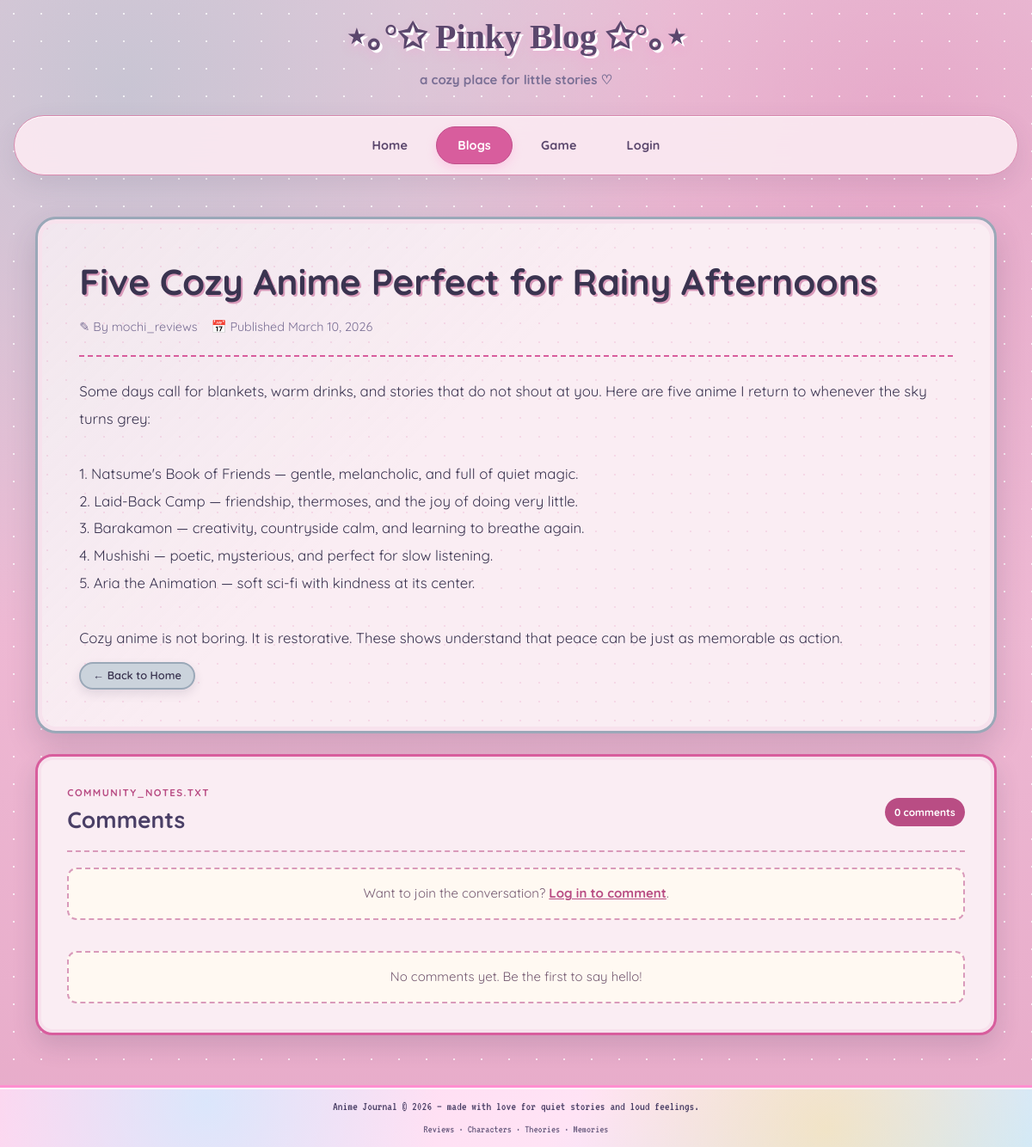
Screenshot of /view.php?id=2 with the database file from the repository.
### tables this page shows
CREATE TABLE IF NOT EXISTS blogPost (
    id INT AUTO_INCREMENT PRIMARY KEY,
    user_id INT NOT NULL,
    title VARCHAR(200) NOT NULL,
    content TEXT NOT NULL,
    thumbnail VARCHAR(255) DEFAULT NULL,
    created_at TIMESTAMP DEFAULT CURRENT_TIMESTAMP,
    updated_at TIMESTAMP DEFAULT CURRENT_TIMESTAMP ON UPDATE CURRENT_TIMESTAMP,
    CONSTRAINT fk_blog_user
        FOREIGN KEY (user_id) REFERENCES user(id)
        ON DELETE CASCADE
        ON UPDATE CASCADE
);

CREATE TABLE IF NOT EXISTS user (
    id INT AUTO_INCREMENT PRIMARY KEY,
    username VARCHAR(50) NOT NULL UNIQUE,
    email VARCHAR(100) NOT NULL UNIQUE,
    password VARCHAR(255) NOT NULL,
    role VARCHAR(20) NOT NULL DEFAULT 'user',
    profile_image VARCHAR(255) DEFAULT NULL,
    cover_image VARCHAR(255) DEFAULT NULL,
    description TEXT DEFAULT NULL,
    discord VARCHAR(255) DEFAULT NULL,
    youtube VARCHAR(255) DEFAULT NULL,
    x_link VARCHAR(255) DEFAULT NULL,
    spotify VARCHAR(255) DEFAULT NULL
);

### includes/auth.php (called while the page is built, shortened)
<?php
function isLoggedIn(): bool
{
    return isset($_SESSION['user_id']);
}
function e(string $value): string
{
    return htmlspecialchars($value, ENT_QUOTES, 'UTF-8');
}
function formatDate(string $date): string
{
    return date('F j, Y', strtotime($date));
}

### view.php (the view, shortened to what this page needs)
<?php
require_once __DIR__ . '/includes/db.php';
require_once __DIR__ . '/includes/header.php';
$blogId = isset($_GET['id']) ? (int) $_GET['id'] : 0;
$stmt = $conn->prepare(
    'SELECT b.id, b.title, b.content, b.created_at, b.updated_at, b.user_id, u.username
     FROM blogPost b
     JOIN user u ON b.user_id = u.id
     WHERE b.id = ?'
);
$stmt->bind_param('i', $blogId);
$stmt->execute();
$blog = $stmt->get_result()->fetch_assoc();
$stmt = $conn->prepare(
    'SELECT c.comment, c.created_at, u.username, u.profile_image
     FROM blogComment c
     JOIN user u ON c.user_id = u.id
     WHERE c.blog_id = ?
     ORDER BY c.created_at DESC, c.id DESC'
);
$stmt->bind_param('i', $blogId);
$stmt->execute();
$comments = $stmt->get_result()->fetch_all(MYSQLI_ASSOC);
?>
<div class="inner-layout">
    <div class="inner-main">
        <article class="blog-view">
            <h1><?= e($blog['title']) ?></h1>
            <div class="meta">
                <span>&#9998; By <?= e($blog['username']) ?></span>
                <span>&#128197; Published <?= e(formatDate($blog['created_at'])) ?></span>
            </div>
            <div class="content"><?= e($blog['content']) ?></div>
            <div class="btn-group">
                <a href="index.php" class="btn btn-secondary btn-small">&larr; Back to Home</a>
            </div>
        </article>
        <section class="blog-comments" id="comments">
            <div class="comments-heading">
                <div><p>COMMUNITY_NOTES.TXT</p><h2>Comments</h2></div>
                <span><?= count($comments) ?> <?= count($comments) === 1 ? 'comment' : 'comments' ?></span>
            </div>
            <?php if (isLoggedIn()): ?>
                <form class="comment-form" method="POST" action="comment.php">
                    <input type="hidden" name="blog_id" value="<?= (int) $blogId ?>">
                    <input type="hidden" name="comment_token" value="<?= e(commentToken()) ?>">
                    <label for="comment">Join the conversation</label>
                    <textarea id="comment" name="comment" rows="4" maxlength="500" placeholder="Write something kind and clear..." required></textarea>
                    <div><small>Up to 500 characters</small><button class="btn btn-primary" type="submit">Post comment</button></div>
                </form>
            <?php else: ?>
                <div class="comment-login">Want to join the conversation? <a href="login.php">Log in to comment</a>.</div>
            <?php endif; ?>
            <div class="comment-list">
                <?php if (!$comments): ?>
                    <p class="no-comments">No comments yet. Be the first to say hello!</p>
                <?php endif; ?>
            </div>
        </section>
    </div>
</div>
<?php require_once __DIR__ . '/includes/footer.php'; ?>

### css/style.css (style rules this page uses)
:root { --pink-bg: #f8d4d8; --pink-light: #fce8ec; --green-box: #d8ecd5; --green-border: #7cb87c; --green-dark: #5a9a5a; --cream: #fff8e8; --cream-card: #fffdf5; --text-primary: #3d352e; --text-secondary: #6d645c; --accent-pink: #e8a0b4; --accent-brown: #a67c52; --link-color: #5e81ac; --success: #7ca982; --error: #c76d6d; --radius: 10px; --font-display: 'Quicksand', sans-serif; --font-pixel: 'VT323', monospace; --font-body: 'Inter', sans-serif; --max-read: 850px; --site-width: 1200px; }
*, *::before, *::after { box-sizing: border-box; margin: 0; padding: 0; }
html { scroll-behavior: smooth; }
body { font-family: var(--font-body); font-size: 15px; line-height: 1.65; color: var(--text-primary); background-color: transparent; background-image: radial-gradient(circle, rgba(255,255,255,0.85) 2px, transparent 2px), radial-gradient(circle at 12% 8%, rgba(207, 234, 255, 0.75) 0%, transparent 40%), radial-gradient(circle at 88% 12%, rgba(200, 182, 255, 0.55) 0%, transparent 38%), radial-gradient(circle at 50% 100%, rgba(255, 224, 143, 0.35) 0%, transparent 45%), linear-gradient(180deg, #ffe3f5 0%, #ffd6ef 35%, #ffd0ea 100%); background-size: 35px 35px, auto, auto, auto, auto; background-repeat: no-repeat; background-attachment: fixed; min-height: 100vh; display: flex; flex-direction: column; }
a { color: var(--link-color); text-decoration: none; transition: color 0.2s; }
.inner-layout { width: 90%; max-width: var(--site-width); margin: 0 auto; display: grid; grid-template-columns: 1fr 200px; gap: 20px; align-items: start; }
.inner-main { min-width: 0; }
.btn { display: inline-block; padding: 8px 18px; font-family: var(--font-display); font-size: 0.85rem; font-weight: 600; text-align: center; border: 2px solid var(--green-dark); border-radius: 20px; cursor: pointer; transition: all 0.2s; text-decoration: none; line-height: 1.4; background: var(--green-box); color: var(--text-primary); box-shadow: 2px 2px 0 var(--green-dark); }
.btn-secondary { background: linear-gradient( 135deg, #e8d9ff, #f6edff ); border: 2px solid #d6b8ff; color: #5b476d; box-shadow: 0 5px 12px rgba(214,184,255,0.35); transition: 0.3s ease; }
.btn-small { padding: 5px 14px; font-size: 0.8rem; }
.btn-group { display: flex; flex-wrap: wrap; gap: 10px; margin-top: 12px; }
.blog-view { background: var(--cream-card); border: 2px solid var(--green-border); border-radius: var(--radius); padding: 36px 32px; box-shadow: 3px 3px 0 rgba(90,154,90,0.25); max-width: var(--max-read); }
.blog-view h1 { font-family: var(--font-display); font-size: 2rem; font-weight: 700; line-height: 1.3; margin-bottom: 16px; }
.blog-view .meta { display: flex; flex-wrap: wrap; gap: 16px; font-family: var(--font-pixel); font-size: 0.9rem; color: var(--text-secondary); padding-bottom: 20px; margin-bottom: 24px; border-bottom: 2px dashed var(--accent-pink); }
.blog-view .content { font-size: 1.02rem; line-height: 1.85; white-space: pre-wrap; word-wrap: break-word; }

### css/pinky-theme.css (style rules this page uses)
:root { --cr-pink: #ffd6ef; --cr-white-glow: #ffffff; --cr-hotpink: #ff8fd0; --cr-cotton-pink: #ffb6e6; --cr-gold: #ffe08f; --cr-lavender: #c8b6ff; --cr-plum: #3a3450; }
body { font-family: 'Quicksand', sans-serif; color: var(--cr-plum); background-color: var(--cr-pink); background-image: radial-gradient(circle, rgba(255,255,255,0.65) 1.5px, transparent 1.5px), radial-gradient(circle at 12% 8%, rgba(207, 234, 255, 0.75) 0%, transparent 40%), radial-gradient(circle at 88% 12%, rgba(200, 182, 255, 0.55) 0%, transparent 38%), radial-gradient(circle at 50% 100%, rgba(255, 224, 143, 0.35) 0%, transparent 45%), linear-gradient(180deg, #ffe3f5 0%, var(--cr-pink) 35%, #ffd0ea 100%); background-size: 32px 32px, auto, auto, auto, auto; background-repeat: repeat, no-repeat, no-repeat, no-repeat, no-repeat; background-attachment: fixed; min-height: 100vh; }

### rows the page displays
blogpost: title "Five Cozy Anime Perfect for Rainy Afternoons", user.username "mochi_reviews", created_at "March 10, 2026", content "Some days call for blankets, warm drinks, and stories that do not shout at you. Here are five anime I return to whenever the sky turns grey: 1. Natsume's Book of Friends — gentle, melancholic, and full of quiet magic. 2. Laid-Back Camp — friendship, thermoses, and the joy of doing very little. 3. Barakamon — creativity, countryside calm, and learning to breathe again. 4. Mushishi — poetic, mysterious, and perfect for slow listening. 5. Aria the Animation — soft sci-fi with kindness at its center. Cozy anime is not boring. It is restorative. These shows understand that peace can be just as memorable as action."

### other values shown
count($comments) "0"
